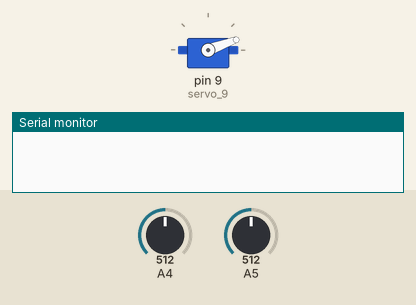
Recording of a sketch running on a simulated Arduino Uno, built with avr-gcc and run on an emulated ATmega328P. On the bench: servo, the last lines printed to the serial monitor. Inputs (shaded band) come from the test bench; at power-on: A4 = 512, A5 = 512.

Above: at 1.2 s.
1.3 s: A4 set to 900
At 2.1 s:
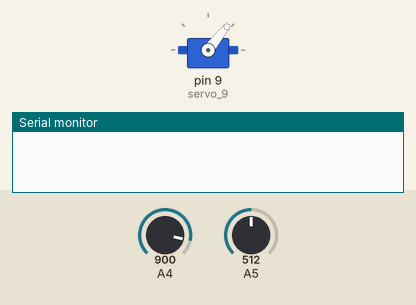
4.8 s: A5 set to 716
At 5.65 s:
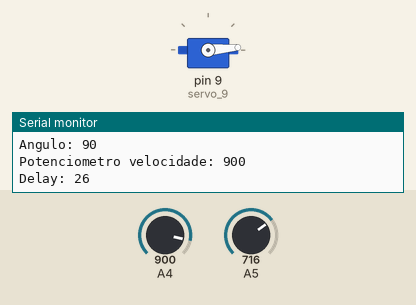
11.8 s: A5 set to 1023
At 13.85 s:
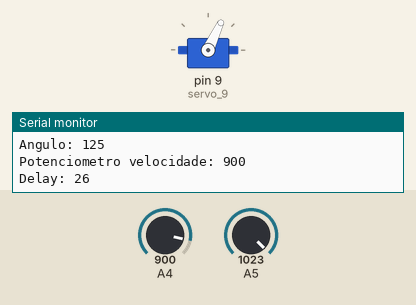
18.3 s: A4 set to 716
21.8 s: A4 set to 511
Timing chart, 0 to 26.3 s (numbered marks = the images above; inputs shaded):
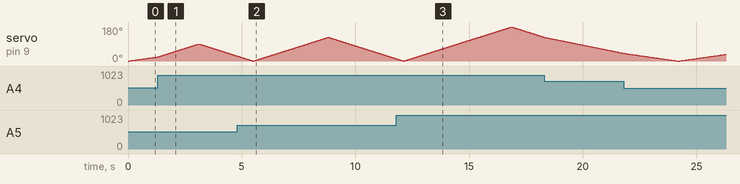

The sketch:

02_servo_motor_potenciometro.ino
```cpp
#include <Servo.h>

int pos = 0;
int sensorValue = 0;
int velocidadeValue = 0;
int tempo = 0;
int i = 0;

Servo servo_9;

void setup()
{
  servo_9.attach(9);

  pinMode(A5, INPUT);
  pinMode(A4, INPUT);

  Serial.begin(9600);
}

void loop()
{
  // Potenciômetro 1: controla o ângulo
  sensorValue = analogRead(A5);
  pos = map(sensorValue, 0, 1023, 0, 180);

  // Movimento de ida
  for (i = 0; i <= pos; i++) {
    velocidadeValue = analogRead(A4);
    tempo = map(velocidadeValue, 0, 1023, 100, 15);

    servo_9.write(i);
    delay(tempo);
  }

  // Movimento de volta
  for (i = pos; i >= 0; i--) {
    velocidadeValue = analogRead(A4);
    tempo = map(velocidadeValue, 0, 1023, 100, 15);

    servo_9.write(i);
    delay(tempo);
  }

  Serial.print("Angulo: ");
  Serial.println(pos);

  Serial.print("Potenciometro velocidade: ");
  Serial.println(velocidadeValue);

  Serial.print("Delay: ");
  Serial.println(tempo);
}
```
